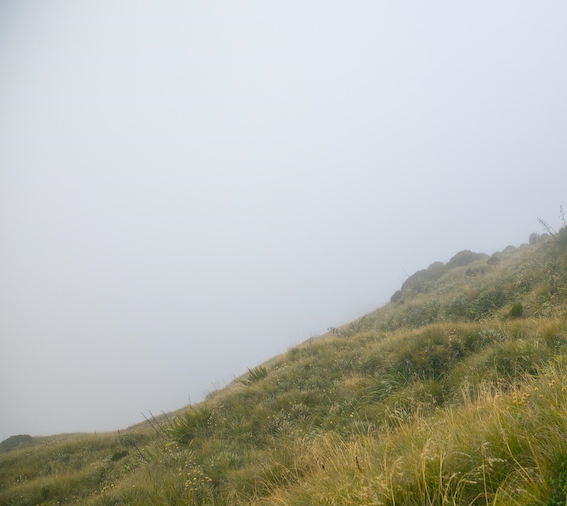
#> input picture inputs/1.png, 567 x 506 px
$ python analyze_residual_spectrum.py --clean_dir ../inputs --hazy_dir ../inputs --output_dir out
#> lines starting #> are read from the running program, lines starting #| are printed output that depends on the picture
#!/usr/bin/env python
"""Analyze Fourier spectra of haze residuals.

This script compares clean images and generated/real hazy images:

    residual = hazy - clean

It saves:
  - average residual FFT heatmap
  - radial power spectrum
  - CSV metrics per image

The goal is to diagnose whether the residual looks like a smooth haze layer or
contains high-frequency noise / local color artifacts.
"""

from __future__ import annotations

import argparse
import csv
from pathlib import Path

import cv2
import matplotlib
import numpy as np

matplotlib.use("Agg")
import matplotlib.pyplot as plt


IMAGE_SUFFIXES = {".jpg", ".jpeg", ".png", ".bmp", ".tif", ".tiff", ".webp"}


def list_images(root: Path) -> list[Path]:
    if root.is_file():
        return [root]
    return sorted(path for path in root.rglob("*") if path.suffix.lower() in IMAGE_SUFFIXES)


def read_rgb(path: Path) -> np.ndarray:
    image = cv2.imread(str(path), cv2.IMREAD_COLOR)
    if image is None:
        raise RuntimeError(f"failed to read image: {path}")
    image = cv2.cvtColor(image, cv2.COLOR_BGR2RGB)
    return image.astype(np.float32) / 255.0


def build_clean_index(clean_dir: Path) -> dict[str, Path]:
    clean_paths = list_images(clean_dir)
    index: dict[str, Path] = {}
    for path in clean_paths:
        rel_key = str(path.relative_to(clean_dir).with_suffix(""))
        index.setdefault(rel_key, path)
        index.setdefault(path.stem, path)
    return index


def find_pairs(clean_dir: Path, hazy_dir: Path, max_images: int) -> list[tuple[Path, Path]]:
    clean_index = build_clean_index(clean_dir)
    pairs: list[tuple[Path, Path]] = []
    for hazy_path in list_images(hazy_dir):
        rel_key = str(hazy_path.relative_to(hazy_dir).with_suffix("")) if hazy_dir.is_dir() else hazy_path.stem
        clean_path = clean_index.get(rel_key) or clean_index.get(hazy_path.stem)
        if clean_path is not None:
            pairs.append((clean_path, hazy_path))
        if max_images > 0 and len(pairs) >= max_images:
            break
    return pairs


def crop_or_resize_clean(clean: np.ndarray, hazy: np.ndarray) -> np.ndarray:
    if clean.shape[:2] == hazy.shape[:2]:
        return clean
    h, w = hazy.shape[:2]
    return cv2.resize(clean, (w, h), interpolation=cv2.INTER_CUBIC)


def resize_for_analysis(clean: np.ndarray, hazy: np.ndarray, analysis_size: int) -> tuple[np.ndarray, np.ndarray]:
    if analysis_size <= 0:
        return clean, hazy
    h, w = hazy.shape[:2]
    short = min(h, w)
    if short <= analysis_size:
        return clean, hazy
    scale = analysis_size / short
    new_h = int(round(h * scale))
    new_w = int(round(w * scale))
    clean = cv2.resize(clean, (new_w, new_h), interpolation=cv2.INTER_AREA)
    hazy = cv2.resize(hazy, (new_w, new_h), interpolation=cv2.INTER_AREA)
    return clean, hazy


def fft_power(residual: np.ndarray) -> np.ndarray:
    """Return shifted power spectrum with shape [H, W, 3]."""
    spectrum = np.fft.fftshift(np.fft.fft2(residual, axes=(0, 1)), axes=(0, 1))
    return np.abs(spectrum) ** 2


def normalized_radius(h: int, w: int) -> np.ndarray:
    yy, xx = np.indices((h, w))
    cy = (h - 1) / 2.0
    cx = (w - 1) / 2.0
    radius = np.sqrt((yy - cy) ** 2 + (xx - cx) ** 2)
    return radius / max(min(h, w) / 2.0, 1.0)


def radial_profile(power_2d: np.ndarray, bins: int) -> tuple[np.ndarray, np.ndarray]:
    r = normalized_radius(*power_2d.shape)
    bin_ids = np.clip((r * bins).astype(np.int32), 0, bins - 1)
    sums = np.bincount(bin_ids.ravel(), weights=power_2d.ravel(), minlength=bins)
    counts = np.bincount(bin_ids.ravel(), minlength=bins).clip(min=1)
    centers = (np.arange(bins) + 0.5) / bins
    return centers, sums / counts


def spectral_metrics(residual: np.ndarray, high_freq_threshold: float) -> dict[str, float]:
    power = fft_power(residual).mean(axis=2)
    r = normalized_radius(*power.shape)
    total = float(power.sum() + 1e-12)
    high = float(power[r >= high_freq_threshold].sum() / total)
    low = float(power[r <= 0.15].sum() / total)

    residual_energy = float(np.mean(residual**2) + 1e-12)
    gray_residual = residual.mean(axis=2, keepdims=True)
    chroma_energy = float(np.mean((residual - gray_residual) ** 2) / residual_energy)
    negative_ratio = float((residual < 0).mean())

    return {
        "residual_mean": float(residual.mean()),
        "residual_std": float(residual.std()),
        "low_freq_ratio": low,
        "high_freq_ratio": high,
        "chroma_energy_ratio": chroma_energy,
        "negative_residual_ratio": negative_ratio,
    }


def save_heatmap(power: np.ndarray, output_path: Path, title: str) -> None:
    log_power = np.log1p(power)
    vmax = np.percentile(log_power, 99.5)
    plt.figure(figsize=(6, 5), dpi=160)
    plt.imshow(log_power, cmap="magma", vmin=0.0, vmax=vmax)
    plt.axis("off")
    plt.title(title)
    plt.tight_layout()
    plt.savefig(output_path)
    plt.close()


def save_radial_plot(radii: np.ndarray, profiles: list[np.ndarray], output_path: Path) -> None:
    stacked = np.stack(profiles, axis=0)
    mean_profile = stacked.mean(axis=0)
    p25 = np.percentile(stacked, 25, axis=0)
    p75 = np.percentile(stacked, 75, axis=0)

    plt.figure(figsize=(7, 4.5), dpi=160)
    plt.plot(radii, mean_profile, label="mean radial power")
    plt.fill_between(radii, p25, p75, alpha=0.25, label="25-75 percentile")
    plt.yscale("log")
    plt.xlabel("normalized frequency radius")
    plt.ylabel("power")
    plt.grid(True, alpha=0.25)
    plt.legend()
    plt.tight_layout()
    plt.savefig(output_path)
    plt.close()


def main() -> None:
    parser = argparse.ArgumentParser()
    parser.add_argument("--clean_dir", type=Path, required=True)
    parser.add_argument("--hazy_dir", type=Path, required=True)
    parser.add_argument("--output_dir", type=Path, required=True)
    parser.add_argument("--max_images", type=int, default=200)
    parser.add_argument("--bins", type=int, default=128)
    parser.add_argument("--spectrum_size", type=int, default=512)
    parser.add_argument(
        "--analysis_size",
        type=int,
        default=512,
        help="Resize image shorter side to this size before FFT. Set <=0 to use original resolution.",
    )
    parser.add_argument("--high_freq_threshold", type=float, default=0.35)
    args = parser.parse_args()

    args.output_dir.mkdir(parents=True, exist_ok=True)
    pairs = find_pairs(args.clean_dir, args.hazy_dir, args.max_images)
    if not pairs:
        raise RuntimeError("no clean/hazy image pairs found")

    rows = []
    radial_profiles = []
    avg_power = None
    radii = None

    for clean_path, hazy_path in pairs:
        clean = read_rgb(clean_path)
#> in read_rgb, image is the input picture: shape (506, 567, 3); mean B, G, R 176.7, 184.7, 183.1
#> in read_rgb, `return image.astype(np.float32) / 255.0`:
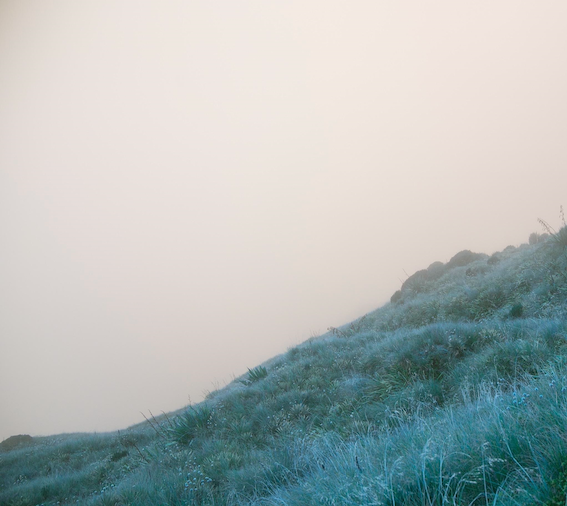
#> returned value: shape (506, 567, 3) float32; mean of channels 0, 1, 2 0.718, 0.724, 0.693; drawn as B, G, R
        hazy = read_rgb(hazy_path)
        clean = crop_or_resize_clean(clean, hazy)
        clean, hazy = resize_for_analysis(clean, hazy, args.analysis_size)
        residual = hazy - clean
#> residual: shape (506, 567, 3) float32; every value is 0

        power = fft_power(residual).mean(axis=2)
#> in fft_power, `return np.abs(spectrum) ** 2`: returned value: shape (506, 567, 3) float64; every value is 0
#> power: shape (506, 567) float64; every value is 0
        power_for_average = cv2.resize(
            power,
            (args.spectrum_size, args.spectrum_size),
            interpolation=cv2.INTER_AREA,
        )
#> power_for_average: shape (512, 512) float64; every value is 0
        avg_power = power_for_average if avg_power is None else avg_power + power_for_average
        radii, profile = radial_profile(power, args.bins)
#> in radial_profile, `sums = np.bincount(bin_ids.ravel(), weights=power_2d.ravel(), minlengt..`: sums = 128 values from 0 to 0
#> radii = 128 values from 0.00391 to 0.996; profile = 128 values from 0 to 0
        radial_profiles.append(profile)

        row = {
            "clean": str(clean_path),
            "hazy": str(hazy_path),
            **spectral_metrics(residual, args.high_freq_threshold),
        }
#> in spectral_metrics, `total = float(power.sum() + 1e-12)`: total = 1e-12
#> in spectral_metrics, `high = float(power[r >= high_freq_threshold].sum() / total)`: high = 0
#> in spectral_metrics, `residual_energy = float(np.mean(residual**2) + 1e-12)`: residual_energy = 1e-12
#> in spectral_metrics, `gray_residual = residual.mean(axis=2, keepdims=True)`: gray_residual: shape (506, 567, 1) float32; every value is 0
#> in spectral_metrics, `chroma_energy = float(np.mean((residual - gray_residual) ** 2) / resid..`: chroma_energy = 0
#> row = {'clean': '../inputs/1.png', 'hazy': '../inputs/1.png', 'residual_mean': 0, 'residual_std': 0, 'low_freq_ratio': 0, 'high_freq_ratio': 0, 'chroma_energy_ratio': 0, 'negative_residual_ratio': 0}
        rows.append(row)

    avg_power = avg_power / len(pairs)
    save_heatmap(avg_power, args.output_dir / "average_residual_fft.png", "Average residual FFT")
#> in save_heatmap, `vmax = np.percentile(log_power, 99.5)`: vmax = 0
    save_radial_plot(radii, radial_profiles, args.output_dir / "radial_power_spectrum.png")
#> in save_radial_plot, `mean_profile = stacked.mean(axis=0)`: mean_profile = 128 values from 0 to 0
#> in save_radial_plot, `plt.savefig(output_path)`:
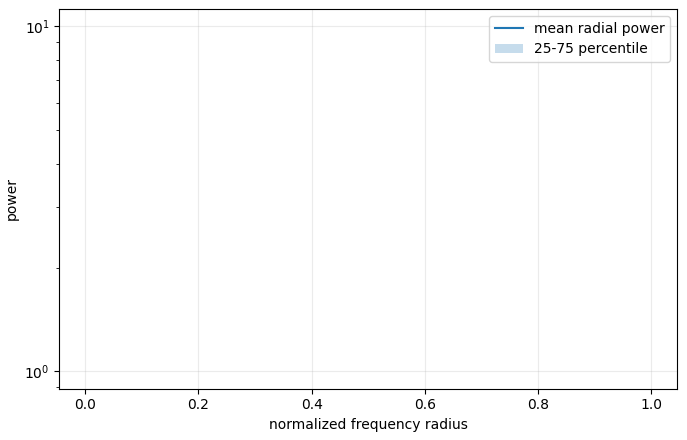
#> figure drawn by matplotlib, 1 panel

    csv_path = args.output_dir / "residual_spectrum_metrics.csv"
    with csv_path.open("w", newline="") as f:
        writer = csv.DictWriter(f, fieldnames=list(rows[0].keys()))
        writer.writeheader()
        writer.writerows(rows)

    summary = {
        key: float(np.mean([row[key] for row in rows]))
        for key in rows[0].keys()
        if key not in {"clean", "hazy"}
    }
#> summary = {'residual_mean': 0, 'residual_std': 0, 'low_freq_ratio': 0, 'high_freq_ratio': 0, 'chroma_energy_ratio': 0, 'negative_residual_ratio': 0}
    summary_path = args.output_dir / "summary.txt"
    with summary_path.open("w") as f:
        f.write(f"pairs: {len(pairs)}\n")
        for key, value in summary.items():
            f.write(f"{key}: {value:.6f}\n")
#> this loop made 6 passes
#> key on passes 1 to 6: 'residual_mean', 'residual_std', 'low_freq_ratio', 'high_freq_ratio', 'chroma_energy_ratio', 'negative_residual_ratio'

    print(f"Analyzed {len(pairs)} pairs")
    print(f"Saved: {args.output_dir}")


if __name__ == "__main__":
    main()
